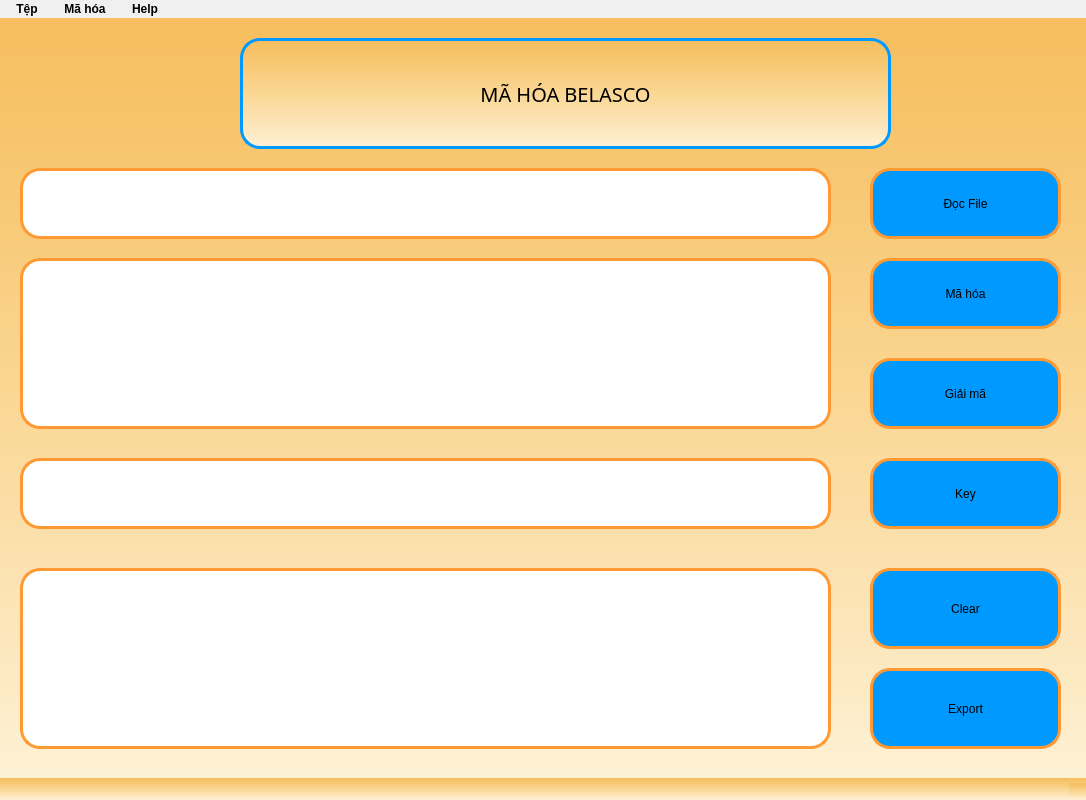
<?xml version="1.0" encoding="UTF-8"?>
<ui version="4.0">
 <class>XORbelascoform</class>
 <widget class="QMainWindow" name="XORbelascoform">
  <property name="geometry">
   <rect>
    <x>0</x>
    <y>0</y>
    <width>1086</width>
    <height>800</height>
   </rect>
  </property>
  <property name="windowTitle">
   <string>WXORBelasco</string>
  </property>
  <property name="windowIcon">
   <iconset>
    <normaloff>tainguyen/logo.ico</normaloff>tainguyen/logo.ico</iconset>
  </property>
  <property name="styleSheet">
   <string notr="true">
color:black;
background-color: qlineargradient(spread:pad, x1:0, y1:0, x2:0, y2:1, stop:0 #F6BE5E, stop:0.25 #F8C976, stop:0.5 #FAD794, stop:0.75 #FCE3B4, stop:1 #FDF1D4);
</string>
  </property>
  <widget class="QWidget" name="centralwidget">
   <widget class="QLabel" name="label">
    <property name="geometry">
     <rect>
      <x>240</x>
      <y>20</y>
      <width>651</width>
      <height>111</height>
     </rect>
    </property>
    <property name="font">
     <font>
      <family>Montserrat</family>
      <pointsize>33</pointsize>
      <weight>9</weight>
      <italic>false</italic>
      <bold>false</bold>
     </font>
    </property>
    <property name="layoutDirection">
     <enum>Qt::LeftToRight</enum>
    </property>
    <property name="autoFillBackground">
     <bool>false</bool>
    </property>
    <property name="styleSheet">
     <string notr="true">font-size: 20px;
font: 75 33pt &quot;Montserrat&quot;;

border: 3px solid #0099FF;
border-radius: 20px;
color:black;

</string>
    </property>
    <property name="text">
     <string>MÃ HÓA BELASCO</string>
    </property>
    <property name="alignment">
     <set>Qt::AlignCenter</set>
    </property>
   </widget>
   <widget class="QPushButton" name="Btn_ReadFile">
    <property name="geometry">
     <rect>
      <x>870</x>
      <y>150</y>
      <width>191</width>
      <height>71</height>
     </rect>
    </property>
    <property name="cursor">
     <cursorShape>PointingHandCursor</cursorShape>
    </property>
    <property name="mouseTracking">
     <bool>false</bool>
    </property>
    <property name="tabletTracking">
     <bool>false</bool>
    </property>
    <property name="autoFillBackground">
     <bool>false</bool>
    </property>
    <property name="styleSheet">
     <string notr="true">QPushButton {
    border-radius: 20px;
    background-color: #0099FF;
    border: 3px solid #FF9933;
    font: 75 16pt &quot;Montserrat&quot;;
}

QPushButton:hover {
    background-color: white;
    border-color:#0099FF ;
    color: black;
}
</string>
    </property>
    <property name="text">
     <string>Đọc File</string>
    </property>
   </widget>
   <widget class="QPushButton" name="Btn_MaHoa">
    <property name="geometry">
     <rect>
      <x>870</x>
      <y>240</y>
      <width>191</width>
      <height>71</height>
     </rect>
    </property>
    <property name="cursor">
     <cursorShape>PointingHandCursor</cursorShape>
    </property>
    <property name="styleSheet">
     <string notr="true">QPushButton {
    border-radius: 20px;
    background-color: #0099FF;
    border: 3px solid #FF9933;
    font: 75 16pt &quot;Montserrat&quot;;
}

QPushButton:hover {
    background-color: white;
    border-color:#0099FF ;
    color: black;
}
</string>
    </property>
    <property name="text">
     <string>Mã hóa</string>
    </property>
   </widget>
   <widget class="QPushButton" name="Btn_GiaiMa">
    <property name="geometry">
     <rect>
      <x>870</x>
      <y>340</y>
      <width>191</width>
      <height>71</height>
     </rect>
    </property>
    <property name="cursor">
     <cursorShape>PointingHandCursor</cursorShape>
    </property>
    <property name="styleSheet">
     <string notr="true">QPushButton {
    border-radius: 20px;
    background-color: #0099FF;
    border: 3px solid #FF9933;
    font: 75 16pt &quot;Montserrat&quot;;
}

QPushButton:hover {
    background-color: white;
    border-color:#0099FF ;
    color: black;
}
</string>
    </property>
    <property name="text">
     <string>Giải mã</string>
    </property>
   </widget>
   <widget class="QLineEdit" name="tbPath">
    <property name="geometry">
     <rect>
      <x>20</x>
      <y>150</y>
      <width>811</width>
      <height>71</height>
     </rect>
    </property>
    <property name="font">
     <font>
      <family>Bebas Neue</family>
      <pointsize>12</pointsize>
     </font>
    </property>
    <property name="styleSheet">
     <string notr="true">background-color:white;
border-radius:20px;
color:black;
font: 12pt &quot;Bebas Neue&quot;;
border: 3px solid #FF9933;</string>
    </property>
    <property name="text">
     <string/>
    </property>
    <property name="maxLength">
     <number>32782</number>
    </property>
    <property name="frame">
     <bool>true</bool>
    </property>
    <property name="clearButtonEnabled">
     <bool>false</bool>
    </property>
   </widget>
   <widget class="QTextEdit" name="tbNoiDung">
    <property name="geometry">
     <rect>
      <x>20</x>
      <y>240</y>
      <width>811</width>
      <height>171</height>
     </rect>
    </property>
    <property name="font">
     <font>
      <family>Bebas Neue</family>
      <pointsize>12</pointsize>
     </font>
    </property>
    <property name="cursor" stdset="0">
     <cursorShape>IBeamCursor</cursorShape>
    </property>
    <property name="styleSheet">
     <string notr="true">QTextEdit {
    padding-top: 10px;
    padding-bottom: 10px;
    background-color: white;
    font: 12pt &quot;Bebas Neue&quot;;
    border-radius: 20px;
    color: black;
    border: 3px solid #FF9933;
}
</string>
    </property>
    <property name="html">
     <string>&lt;!DOCTYPE HTML PUBLIC &quot;-//W3C//DTD HTML 4.0//EN&quot; &quot;http://www.w3.org/TR/REC-html40/strict.dtd&quot;&gt;
&lt;html&gt;&lt;head&gt;&lt;meta name=&quot;qrichtext&quot; content=&quot;1&quot; /&gt;&lt;style type=&quot;text/css&quot;&gt;
p, li { white-space: pre-wrap; }
&lt;/style&gt;&lt;/head&gt;&lt;body style=&quot; font-family:'Bebas Neue'; font-size:12pt; font-weight:400; font-style:normal;&quot;&gt;
&lt;p style=&quot;-qt-paragraph-type:empty; margin-top:0px; margin-bottom:0px; margin-left:0px; margin-right:0px; -qt-block-indent:0; text-indent:0px;&quot;&gt;&lt;br /&gt;&lt;/p&gt;&lt;/body&gt;&lt;/html&gt;</string>
    </property>
   </widget>
   <widget class="QTextEdit" name="tbKetQua">
    <property name="geometry">
     <rect>
      <x>20</x>
      <y>550</y>
      <width>811</width>
      <height>181</height>
     </rect>
    </property>
    <property name="font">
     <font>
      <family>Bebas Neue</family>
      <pointsize>12</pointsize>
     </font>
    </property>
    <property name="cursor" stdset="0">
     <cursorShape>IBeamCursor</cursorShape>
    </property>
    <property name="styleSheet">
     <string notr="true">QTextEdit {
    padding-top: 10px;
    padding-bottom: 10px;
    background-color: white;
    font: 12pt &quot;Bebas Neue&quot;;
    border-radius: 20px;
    color: black;
    border: 3px solid #FF9933;
}
</string>
    </property>
   </widget>
   <widget class="QPushButton" name="Btn_Clear">
    <property name="geometry">
     <rect>
      <x>870</x>
      <y>550</y>
      <width>191</width>
      <height>81</height>
     </rect>
    </property>
    <property name="cursor">
     <cursorShape>PointingHandCursor</cursorShape>
    </property>
    <property name="styleSheet">
     <string notr="true">QPushButton {
    border-radius: 20px;
    background-color: #0099FF;
    border: 3px solid #FF9933;
    font: 75 16pt &quot;Montserrat&quot;;
}

QPushButton:hover {
    background-color: white;
    border-color:#0099FF ;
    color: black;
}
</string>
    </property>
    <property name="text">
     <string>Clear</string>
    </property>
   </widget>
   <widget class="QPushButton" name="Btn_WriteFile">
    <property name="geometry">
     <rect>
      <x>870</x>
      <y>650</y>
      <width>191</width>
      <height>81</height>
     </rect>
    </property>
    <property name="cursor">
     <cursorShape>PointingHandCursor</cursorShape>
    </property>
    <property name="styleSheet">
     <string notr="true">QPushButton {
    border-radius: 20px;
    background-color: #0099FF;
    border: 3px solid #FF9933;
    font: 75 16pt &quot;Montserrat&quot;;
}

QPushButton:hover {
    background-color: white;
    border-color:#0099FF ;
    color: black;
}
</string>
    </property>
    <property name="text">
     <string>Export</string>
    </property>
   </widget>
   <widget class="QLineEdit" name="tbKey">
    <property name="geometry">
     <rect>
      <x>20</x>
      <y>440</y>
      <width>811</width>
      <height>71</height>
     </rect>
    </property>
    <property name="font">
     <font>
      <family>Bebas Neue</family>
      <pointsize>12</pointsize>
     </font>
    </property>
    <property name="styleSheet">
     <string notr="true">background-color:white;
border-radius:20px;
color:black;
font: 12pt &quot;Bebas Neue&quot;;
border: 3px solid #FF9933;</string>
    </property>
    <property name="text">
     <string/>
    </property>
    <property name="maxLength">
     <number>32782</number>
    </property>
    <property name="frame">
     <bool>true</bool>
    </property>
    <property name="clearButtonEnabled">
     <bool>false</bool>
    </property>
   </widget>
   <widget class="QLabel" name="label_2">
    <property name="geometry">
     <rect>
      <x>870</x>
      <y>440</y>
      <width>191</width>
      <height>71</height>
     </rect>
    </property>
    <property name="styleSheet">
     <string notr="true">border-radius:20px;
background-color:#0099FF;
border: 3px solid #FF9933;
font: 75 16pt &quot;Montserrat&quot;;
</string>
    </property>
    <property name="text">
     <string>Key</string>
    </property>
    <property name="alignment">
     <set>Qt::AlignCenter</set>
    </property>
   </widget>
  </widget>
  <widget class="QMenuBar" name="menubar">
   <property name="geometry">
    <rect>
     <x>0</x>
     <y>0</y>
     <width>1086</width>
     <height>20</height>
    </rect>
   </property>
   <property name="styleSheet">
    <string notr="true">QMenuBar {
    background-color: #F0F0F0;
    font: bold 12px;
}

QMenuBar::item {
    spacing: 3px;
    padding: 2px 10px;
    background-color: #F0F0F0;
    color: black;
    border-radius: 5px;
}

QMenuBar::item:selected {
    background-color: #0099FF;
    color: white;
    border-radius: 5px;
}

QMenuBar::item:hover {
    background-color: white;
}
</string>
   </property>
   <widget class="QMenu" name="menuM_h_a">
    <property name="title">
     <string>Mã hóa</string>
    </property>
    <widget class="QMenu" name="menuThayThe">
     <property name="title">
      <string>Thay Thế</string>
     </property>
     <property name="icon">
      <iconset>
       <normaloff>../tainguyen/encrypt.png</normaloff>../tainguyen/encrypt.png</iconset>
     </property>
     <addaction name="actionCeasar"/>
     <addaction name="separator"/>
     <addaction name="actionVignere"/>
     <addaction name="separator"/>
     <addaction name="actionTrithemius"/>
    </widget>
    <widget class="QMenu" name="menuChuyenVi">
     <property name="title">
      <string>Chuyển Vị</string>
     </property>
     <property name="icon">
      <iconset>
       <normaloff>../tainguyen/encrypt.png</normaloff>../tainguyen/encrypt.png</iconset>
     </property>
     <addaction name="actionMotdong"/>
     <addaction name="separator"/>
     <addaction name="actionNhieudong"/>
    </widget>
    <widget class="QMenu" name="menuXOR">
     <property name="title">
      <string>XOR</string>
     </property>
     <property name="icon">
      <iconset>
       <normaloff>../tainguyen/encrypt.png</normaloff>../tainguyen/encrypt.png</iconset>
     </property>
     <addaction name="actionXOR_Ceasar"/>
     <addaction name="separator"/>
     <addaction name="actionXOR_Vignere"/>
     <addaction name="separator"/>
     <addaction name="actionXOR_Trithemius"/>
     <addaction name="separator"/>
     <addaction name="actionXOR_Belasco"/>
    </widget>
    <addaction name="menuThayThe"/>
    <addaction name="separator"/>
    <addaction name="menuChuyenVi"/>
    <addaction name="separator"/>
    <addaction name="menuXOR"/>
   </widget>
   <widget class="QMenu" name="menuT_p">
    <property name="title">
     <string>Tệp</string>
    </property>
    <addaction name="menuOpen"/>
    <addaction name="separator"/>
    <addaction name="menuSave"/>
    <addaction name="separator"/>
    <addaction name="actionTho_t"/>
   </widget>
   <widget class="QMenu" name="menuHelp">
    <property name="title">
     <string>Help</string>
    </property>
    <addaction name="menuWebsite"/>
    <addaction name="separator"/>
    <addaction name="menuAbout"/>
   </widget>
   <addaction name="menuT_p"/>
   <addaction name="menuM_h_a"/>
   <addaction name="menuHelp"/>
  </widget>
  <widget class="QStatusBar" name="statusbar"/>
  <action name="menuExit">
   <property name="text">
    <string>Thoát</string>
   </property>
  </action>
  <action name="menuOpen">
   <property name="icon">
    <iconset>
     <normaloff>../tainguyen/openfile.png</normaloff>../tainguyen/openfile.png</iconset>
   </property>
   <property name="text">
    <string>Open</string>
   </property>
   <property name="shortcut">
    <string>Ctrl+O</string>
   </property>
   <property name="iconVisibleInMenu">
    <bool>true</bool>
   </property>
  </action>
  <action name="menuSave">
   <property name="icon">
    <iconset>
     <normaloff>../tainguyen/save.png</normaloff>../tainguyen/save.png</iconset>
   </property>
   <property name="text">
    <string>Save</string>
   </property>
   <property name="shortcut">
    <string>Ctrl+S</string>
   </property>
  </action>
  <action name="menuWebsite">
   <property name="icon">
    <iconset>
     <normaloff>../tainguyen/global.png</normaloff>../tainguyen/global.png</iconset>
   </property>
   <property name="text">
    <string>Website</string>
   </property>
  </action>
  <action name="menuAbout">
   <property name="icon">
    <iconset>
     <normaloff>../tainguyen/aboutus.png</normaloff>../tainguyen/aboutus.png</iconset>
   </property>
   <property name="text">
    <string>About us</string>
   </property>
  </action>
  <action name="actionCeasar">
   <property name="icon">
    <iconset>
     <normaloff>../tainguyen/encrypt1.png</normaloff>../tainguyen/encrypt1.png</iconset>
   </property>
   <property name="text">
    <string>Ceasar</string>
   </property>
  </action>
  <action name="actionVignere">
   <property name="icon">
    <iconset>
     <normaloff>../tainguyen/encrypt1.png</normaloff>../tainguyen/encrypt1.png</iconset>
   </property>
   <property name="text">
    <string>Vigenere</string>
   </property>
  </action>
  <action name="actionTrithemius">
   <property name="icon">
    <iconset>
     <normaloff>../tainguyen/encrypt1.png</normaloff>../tainguyen/encrypt1.png</iconset>
   </property>
   <property name="text">
    <string>Trithemius</string>
   </property>
  </action>
  <action name="actionMotdong">
   <property name="icon">
    <iconset>
     <normaloff>../tainguyen/Arrow1.png</normaloff>../tainguyen/Arrow1.png</iconset>
   </property>
   <property name="text">
    <string>Trên 01 Dòng</string>
   </property>
  </action>
  <action name="actionNhieudong">
   <property name="icon">
    <iconset>
     <normaloff>../tainguyen/Arrow1.png</normaloff>../tainguyen/Arrow1.png</iconset>
   </property>
   <property name="text">
    <string>Trên Nhiều  Dòng</string>
   </property>
  </action>
  <action name="actionXOR_Ceasar">
   <property name="icon">
    <iconset>
     <normaloff>../tainguyen/xor.png</normaloff>../tainguyen/xor.png</iconset>
   </property>
   <property name="text">
    <string>XOR Ceasar</string>
   </property>
  </action>
  <action name="actionXOR_Vignere">
   <property name="icon">
    <iconset>
     <normaloff>../tainguyen/xor.png</normaloff>../tainguyen/xor.png</iconset>
   </property>
   <property name="text">
    <string>XOR Vignere</string>
   </property>
  </action>
  <action name="actionXOR_Trithemius">
   <property name="icon">
    <iconset>
     <normaloff>../tainguyen/xor.png</normaloff>../tainguyen/xor.png</iconset>
   </property>
   <property name="text">
    <string>XOR Trithemius</string>
   </property>
  </action>
  <action name="actionXOR_Belasco">
   <property name="icon">
    <iconset>
     <normaloff>../tainguyen/xor.png</normaloff>../tainguyen/xor.png</iconset>
   </property>
   <property name="text">
    <string>XOR Belasco</string>
   </property>
  </action>
  <action name="actionTho_t">
   <property name="icon">
    <iconset>
     <normaloff>../tainguyen/exit.png</normaloff>../tainguyen/exit.png</iconset>
   </property>
   <property name="text">
    <string>Thoát</string>
   </property>
  </action>
 </widget>
 <resources/>
 <connections/>
</ui>
